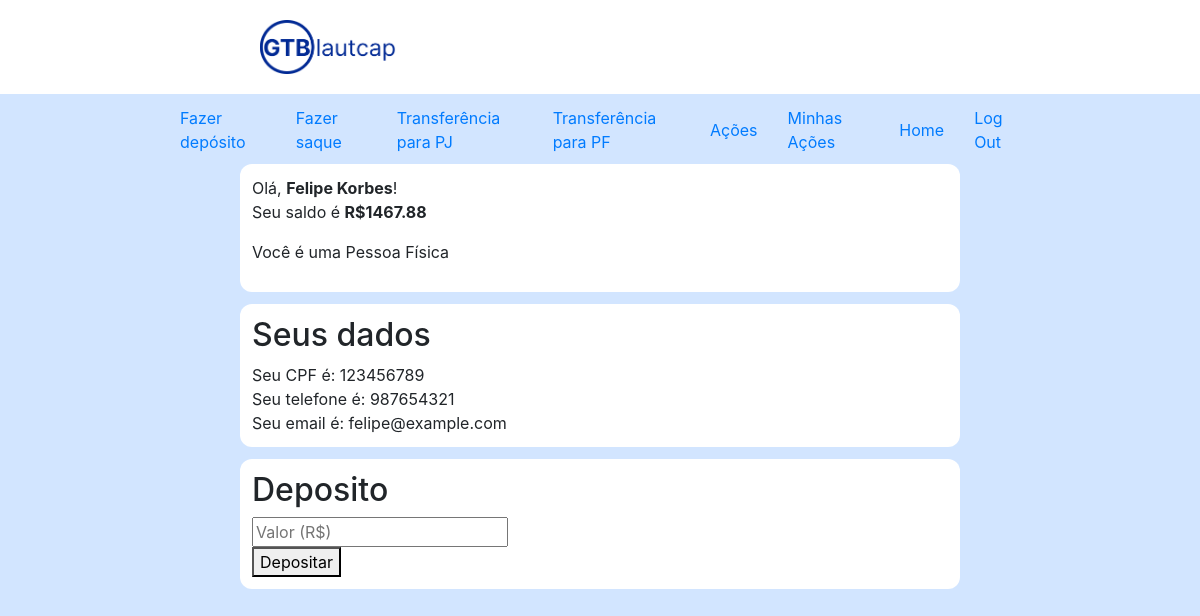
The page /fazerdepositoPF (signed in) on the database its author committed.
### gtb/models.py (models this page shows, shortened)
class PessoaFisica(models.Model):
    user            = models.OneToOneField(User, on_delete=models.CASCADE)
    CPF             = models.CharField(max_length=15, null=False, blank=False, primary_key=True)
    nome_completo   = models.CharField(max_length=64, null=False, blank=False)
    telefone        = models.CharField(max_length=8, null=False, blank=False)
    saldo_da_conta  = models.FloatField(default=0, null=False, blank=False)
    user_acoes      = models.ManyToManyField('HistoricoCompraEVendaAcoes', related_name="acoes")

class User(AbstractUser):
    is_pessoaFisica = models.BooleanField(default=False)
    is_pessoaJuridica = models.BooleanField(default=False)

### gtb/viewsPF.py (the view)
# urls.py: path("fazerdepositoPF", viewsPF.fazerdepositoPF, name="fazerdepositoPF"),
@login_required
def fazerdepositoPF(request):
    if request.method == "POST":
        valor = request.POST["valor"]
        if not valor:
            messages.error(request, "Insira o valor")
            cliente = models.PessoaFisica.objects.get(user=request.user)
            return render(request, "gtb/depositar.html", {
                "user": request.user,
                "cliente": cliente
            })
        currentUser = request.user
        sql_query = """
        UPDATE gtb_pessoafisica
        SET saldo_da_conta = saldo_da_conta + %s
        WHERE user_id = %s
        """
        with connection.cursor() as cursor:
            cursor.execute(sql_query, [valor, currentUser.id])
        connection.commit()
        cliente = models.PessoaFisica.objects.get(user=request.user)
        return render(request, "gtb/depositar.html", {
            "user": request.user,
            "cliente": cliente
        })
    else:
        cliente = models.PessoaFisica.objects.get(user=request.user)
        return render(request, "gtb/depositar.html", {
            "user": request.user,
            "cliente": cliente
        })

### gtb/templates/gtb/depositar.html (shortened to what this page needs)
{% extends "gtb/layout.html" %}
{% load filter %}
{% load static %}
{% block body %}
    {% if cliente or user.is_authenticated %}
        {% if user.is_pessoaFisica %}
            <div class="info">
                <p>Olá, <b>{{ cliente.nome_completo }}</b>!<br>
                Seu saldo é <b>R${{ cliente.saldo_da_conta }}</b>  <br></p>
                <p> Você é uma Pessoa Física </p>
            </div>
            <div class="info">
                <h2>Seus dados</h2>
                Seu CPF é: {{ cliente.CPF }} <br>
                Seu telefone é: {{ cliente.telefone }} <br>
                Seu email é: {{ user.email }} <br>
            </div>
            <div class="info">
                <h2>Deposito</h2>
                <form action="{% url 'fazerdepositoPF' %}" method="post">
                    <div>
                        <input class="bidInput" type="number" name="valor" placeholder="Valor (R$)">
                    </div>
                    <div class="button">
                        <button type="submit">Depositar</button>
                </form>
            </div>
        {% endif %}
    {% endif %}
{% endblock %}

### gtb/static/gtb/layout.css (style rules this page uses)
body { padding: 0px; margin: 0; background-color: #d2e5ff; width: 100%; }
.info { width: 60%; background-color: white; border-radius: 12px; margin-bottom: 12px; padding: 12px; }

### rows shown on the page
PessoaFisica: nome_completo "Felipe Korbes", saldo_da_conta "1467.88", CPF "123456789", telefone "987654321"
User: email "felipe@example.com"
